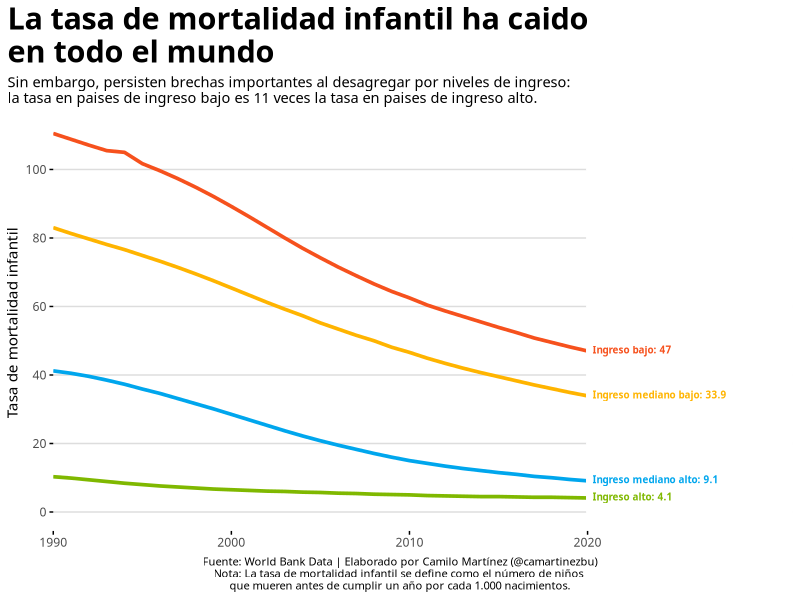
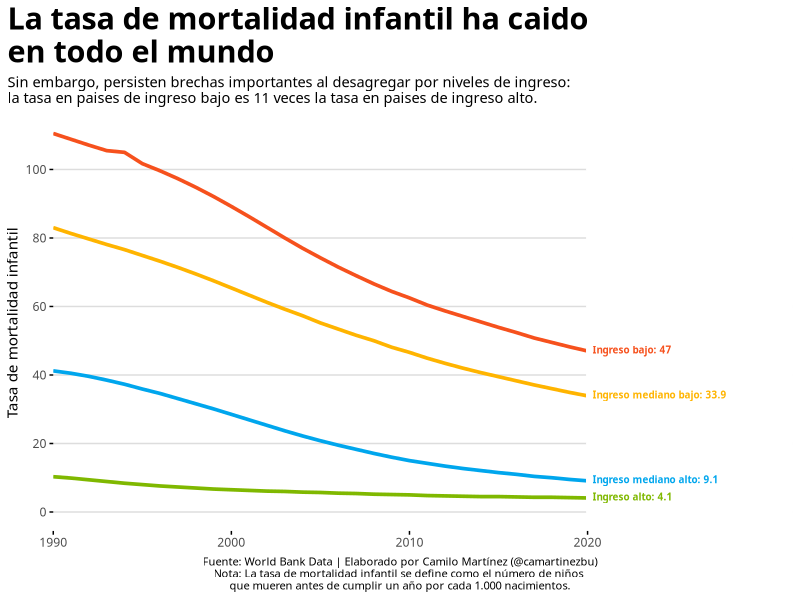

Write the R code that produced these figures, in order.
library(tidyverse)
library(ggtext)

# Load Infant Mortality Rate Data
# Source: World Bank Data
data <- read_csv("19-global-change/data/mortality_rate_world_bank.csv") %>%
  head(4) %>%
  select(-`Series Name`, -`Series Code`) %>%
  pivot_longer(-c(`Country Name`, `Country Code`), names_to = "Year", values_to = "Rate") %>%
  mutate(Year = as.numeric(str_extract(Year, "\\d{4}"))) %>%
  mutate(`Country Name` = case_when(
    `Country Name` == "High income" ~ "Ingreso alto",
    `Country Name` == "Low income" ~ "Ingreso bajo",
    `Country Name` == "Lower middle income" ~ "Ingreso mediano bajo",
    `Country Name` == "Upper middle income" ~ "Ingreso mediano alto",
  )) %>%
  mutate(label = case_when(
    Year == 2020 ~ paste0(`Country Name`, ": ", Rate)
  ))

# Create line plot
ggplot(data, aes(x = Year, y = Rate, color = `Country Name`, label = label)) +
  geom_line(size = 1.25) +
  geom_rect(aes(xmin = 2020, xmax = 2031.5, ymin = 0, ymax = 110), 
            fill = "white", color = "white") +
  geom_richtext(
    family = "Fira Sans Condensed",
    fontface = "bold",
    hjust = "left",
    size = 2.5,
    fill = NA,
    label.color = NA
  ) +
  scale_x_continuous(
    breaks = c(1990, 2000, 2010, 2020),
    limits = c(1990, 2031.5),
    expand = expansion(mult = 0, add = 0)
  ) +
  scale_y_continuous(
    breaks = c(0, 20, 40, 60, 80, 100)
  ) +
  scale_color_manual(
    values = c(
      "Ingreso bajo" = "#F6511D",
      "Ingreso mediano bajo" = "#FFB400",
      "Ingreso mediano alto" = "#00A6ED",
      "Ingreso alto" = "#7FB800"
    )
  ) +
  labs(
    title = "La tasa de mortalidad infantil ha caido\nen todo el mundo",
    subtitle = "Sin embargo, persisten brechas importantes al desagregar por niveles de ingreso:\nla tasa en paises de ingreso bajo es 11 veces la tasa en paises de ingreso alto.",
    caption = "Fuente: World Bank Data | Elaborado por Camilo Martínez (@camartinezbu)\nNota: La tasa de mortalidad infantil se define como el número de niños \nque mueren antes de cumplir un año por cada 1.000 nacimientos.",
    y = "Tasa de mortalidad infantil"
  ) +
  theme(
    text = element_text(family  ="Fira Sans Condensed"),
    plot.title = element_text(face = "bold", size = 22),
    plot.title.position = "plot",
    plot.subtitle = element_text(size = 10.5),
    plot.caption = element_text(size = 8, hjust = 0.5),
    plot.caption.position = "plot",
    panel.grid.minor = element_blank(),
    panel.grid.major.x = element_blank(),
    panel.grid.major.y = element_line(size = 0.5, color = "#dddddd"),
    panel.background = element_blank(),
    legend.position = "none",
    axis.line = element_blank(),
    axis.ticks = element_line(size = 0.5, color = "black"),
    axis.title.x = element_blank()
  )

ggsave("19-global-change/plot.png", height = 5, width = 5)